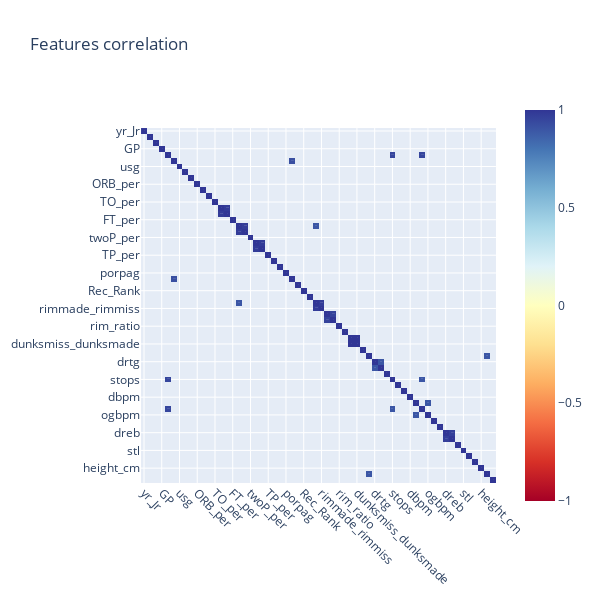

Source (notebook cell):
### Markdown cell above
**[6.1] Correlation**

### Code cell
features = X_train
corr_matrix = features.corr().round(2)
sign_corr_matrix = corr_matrix[(corr_matrix>=0.9) | (corr_matrix <=-0.9)]

import plotly.express as px
#Create correlation heatmap
fig = px.imshow(sign_corr_matrix, x=sign_corr_matrix.columns, y=sign_corr_matrix.columns,
                zmin=-1, zmax=1, color_continuous_scale='RdYlBu',title='Features correlation', text_auto=True)

#Update the layout
fig.update_layout(width=600, height=600)
fig.update_xaxes(tickangle=45)
fig.show()

### Figure 1 — Plotly figure (JSON) as saved in the notebook; plotly's stock layout.template omitted (floating-point values rounded to 4 significant figures; data arrays with more than 128 entries replaced by an {"elided": "..."} marker saying what was removed)
{"data": [{"coloraxis": "coloraxis", "hovertemplate": "x: %{x}<br>y: %{y}<br>color: %{z}<extra></extra>", "name": "0", "texttemplate": "%{z}", "type": "heatmap", "x": ["yr_Jr", "yr_So", "yr_Sr", "GP", "Min_per", "Ortg", "usg", "eFG", "TS_per", "ORB_per", "DRB_per", "AST_per", "TO_per", "FTM", "FTA", "FT_per", "twoPM", "twoPA", "twoP_per", "TPM", "TPA", "TP_per", "blk_per", "stl_per", "porpag", "adjoe", "year", "Rec_Rank", "ast_tov", "rimmade", "rimmade_rimmiss", "midmade", "midmade_midmiss", "rim_ratio", "mid_ratio", "dunksmade", "dunksmiss_dunksmade", "dunks_ratio", "pick", "drtg", "adrtg", "dporpag", "stops", "bpm", "obpm", "dbpm", "gbpm", "mp", "ogbpm", "dgbpm", "oreb", "dreb", "treb", "ast", "stl", "blk", "pts", "height_cm", "Picked", "Recruited"], "xaxis": "x", "y": ["yr_Jr", "yr_So", "yr_Sr", "GP", "Min_per", "Ortg", "usg", "eFG", "TS_per", "ORB_per", "DRB_per", "AST_per", "TO_per", "FTM", "FTA", "FT_per", "twoPM", "twoPA", "twoP_per", "TPM", "TPA", "TP_per", "blk_per", "stl_per", "porpag", "adjoe", "year", "Rec_Rank", "ast_tov", "rimmade", "rimmade_rimmiss", "midmade", "midmade_midmiss", "rim_ratio", "mid_ratio", "dunksmade", "dunksmiss_dunksmade", "dunks_ratio", "pick", "drtg", "adrtg", "dporpag", "stops", "bpm", "obpm", "dbpm", "gbpm", "mp", "ogbpm", "dgbpm", "oreb", "dreb", "treb", "ast", "stl", "blk", "pts", "height_cm", "Picked", "Recruited"], "yaxis": "y", "z": {"elided": "60x60 float values"}}], "layout": {"coloraxis": {"cmax": 1, "cmin": -1, "colorscale": [[0, "rgb(165,0,38)"], [0.1, "rgb(215,48,39)"], [0.2, "rgb(244,109,67)"], [0.3, "rgb(253,174,97)"], [0.4, "rgb(254,224,144)"], [0.5, "rgb(255,255,191)"], [0.6, "rgb(224,243,248)"], [0.7, "rgb(171,217,233)"], [0.8, "rgb(116,173,209)"], [0.9, "rgb(69,117,180)"], [1, "rgb(49,54,149)"]]}, "height": 600, "title": {"text": "Features correlation"}, "width": 600, "xaxis": {"anchor": "y", "autorange": true, "constrain": "domain", "domain": [0, 1], "range": [-0.5, 59.5], "scaleanchor": "y", "tickangle": 45, "type": "category"}, "yaxis": {"anchor": "x", "autorange": true, "constrain": "domain", "domain": [0.06824, 0.9318], "range": [59.5, -0.5], "type": "category"}}}
